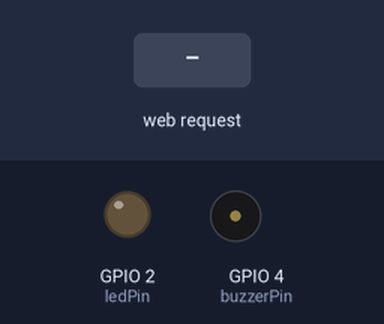
The sketch below on a simulated ESP32. On the bench: output pins drawn as LEDs (lit = HIGH), buzzer (waves = sounding, pin HIGH). The inputs (shaded band) are chosen by the test bench. What the sketch prints to the serial monitor is not drawn.

Above: at 1.2 s.
1.3 s: HTTP request GET /led_on received
At 2.5 s:
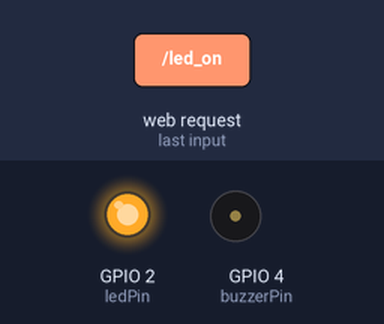
2.8 s: HTTP request GET /buzzer_on received
At 3.8 s:
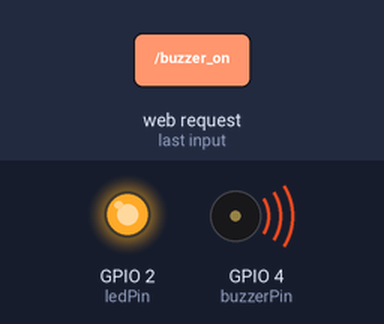
4.3 s: HTTP request GET /led_off received
At 5.0 s:
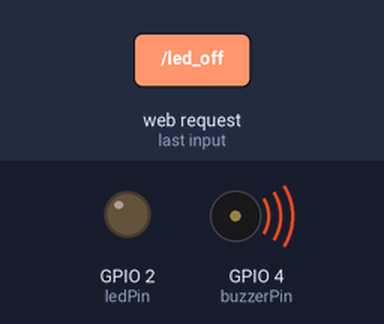
5.8 s: HTTP request GET /buzzer_off received
At 6.1 s:
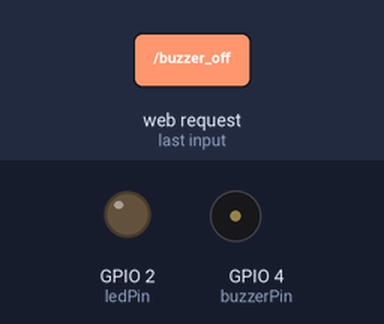
Timing chart, 0 to 8.3 s (numbered marks = the images above; inputs shaded):
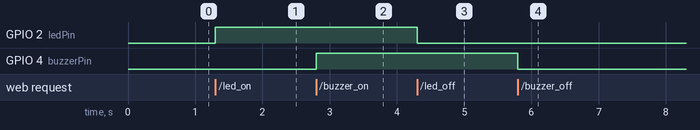

Measured:
- after the input at 1.3 s, GPIO 2 (ledPin): LOW → HIGH at once
- after the input at 2.8 s, GPIO 4 (buzzerPin): LOW → HIGH at once
- after the input at 4.3 s, GPIO 2 (ledPin): HIGH → LOW at once
- after the input at 5.8 s, GPIO 4 (buzzerPin): HIGH → LOW at once

The sketch:

ejercicio3.ino
```cpp
#include <WiFi.h>
#include <WebServer.h>

// 1. CONFIGURACIÓN DE RED
const char *ssid = "ESP32_GrupoX";
const char *password = "12345678";

IPAddress local_IP(192, 168, 10, 1);
IPAddress gateway(192, 168, 10, 1);
IPAddress subnet(255, 255, 255, 0);

WebServer server(80);

// 2. CONFIGURACIÓN DE HARDWARE
const int ledPin = 2;    // LED azul integrado
const int buzzerPin = 4; // Pin conectado al Buzzer

bool estadoLED = false;
bool estadoBuzzer = false;

// 3. FUNCIÓN PARA GENERAR LA INTERFAZ GRÁFICA (HTML + CSS)
String generarHTML() {
  String html = "<!DOCTYPE html><html><head>";
  html += "<meta charset='UTF-8'>";
  html += "<meta name='viewport' content='width=device-width, initial-scale=1.0'>";
  html += "<title>Control de ESP32</title>";

  html += "<style>";
  html += "body { text-align: center; font-family: Arial; margin-top: 30px; }";
  html += "button { font-size: 18px; padding: 15px 30px; margin: 10px; border-radius: 8px; cursor: pointer; width: 80%; max-width: 300px;}";
  html += ".btn-on { background-color: #4CAF50; color: white; border: none; }";
  html += ".btn-off { background-color: #f44336; color: white; border: none; }";
  html += ".panel { border: 2px solid #ccc; padding: 15px; margin: 20px auto; width: 90%; max-width: 400px; border-radius: 10px; }";
  html += "</style></head><body>";

  html += "<h1>Panel de Control IoT</h1>";

  // Panel del LED
  html += "<div class='panel'>";
  html += "<h2>LED Integrado</h2>";
  if(estadoLED) {
    html += "<p>Estado: <span style='color: green; font-weight: bold;'>ENCENDIDO</span></p>";
  } else {
    html += "<p>Estado: <span style='color: red; font-weight: bold;'>APAGADO</span></p>";
  }
  html += "<button class='btn-on' onclick=\"window.location.href='/led_on'\">Encender LED</button><br>";
  html += "<button class='btn-off' onclick=\"window.location.href='/led_off'\">Apagar LED</button>";
  html += "</div>";

  // Panel del Buzzer
  html += "<div class='panel'>";
  html += "<h2>Buzzer Activo</h2>";
  if(estadoBuzzer) {
    html += "<p>Estado: <span style='color: green; font-weight: bold;'>SONANDO</span></p>";
  } else {
    html += "<p>Estado: <span style='color: red; font-weight: bold;'>SILENCIO</span></p>";
  }
  html += "<button class='btn-on' onclick=\"window.location.href='/buzzer_on'\">Encender Buzzer</button><br>";
  html += "<button class='btn-off' onclick=\"window.location.href='/buzzer_off'\">Apagar Buzzer</button>";
  html += "</div>";

  html += "</body></html>";
  return html;
}

// 4. FUNCIONES CONTROLADORAS DE LAS RUTAS

void handleRoot() {
  server.send(200, "text/html", generarHTML());
}

// Controladores para el LED
void handleLedOn() {
  digitalWrite(ledPin, HIGH);
  estadoLED = true;
  server.send(200, "text/html", generarHTML());
}

void handleLedOff() {
  digitalWrite(ledPin, LOW);
  estadoLED = false;
  server.send(200, "text/html", generarHTML());
}

// Controladores para el Buzzer
void handleBuzzerOn() {
  digitalWrite(buzzerPin, HIGH);
  estadoBuzzer = true;
  server.send(200, "text/html", generarHTML());
}

void handleBuzzerOff() {
  digitalWrite(buzzerPin, LOW);
  estadoBuzzer = false;
  server.send(200, "text/html", generarHTML());
}

void setup() {
  Serial.begin(115200);

  // Configurar pines
  pinMode(ledPin, OUTPUT);
  pinMode(buzzerPin, OUTPUT);

  digitalWrite(ledPin, LOW);
  digitalWrite(buzzerPin, LOW);

  // Levantar red Wi-Fi
  Serial.println("\nConfigurando el Access Point...");
  WiFi.softAPConfig(local_IP, gateway, subnet);
  WiFi.softAP(ssid, password);
  Serial.print("IP del ESP32: ");
  Serial.println(WiFi.softAPIP());

  // Vincular las rutas
  server.on("/", handleRoot);
  server.on("/led_on", handleLedOn);
  server.on("/led_off", handleLedOff);
  server.on("/buzzer_on", handleBuzzerOn);
  server.on("/buzzer_off", handleBuzzerOff);

  // Arrancar el servidor
  server.begin();
  Serial.println("Servidor HTTP iniciado.");
}

void loop() {
  server.handleClient();
}
```
